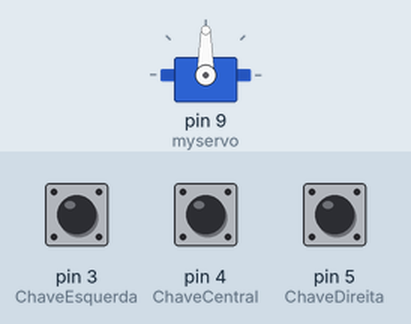
The sketch below on a simulated Arduino Uno, built with avr-gcc and run on an emulated ATmega328P. On the bench: servo. The inputs (shaded band) are chosen by the test bench; at power-on: pin 3 (ChaveEsquerda) HIGH, pin 5 (ChaveDireita) HIGH, pin 4 (ChaveCentral) HIGH.

Above: at 1.2 s.
1.3 s: pin 3 (ChaveEsquerda) pulled LOW for 0.15 s
At 2.0 s:
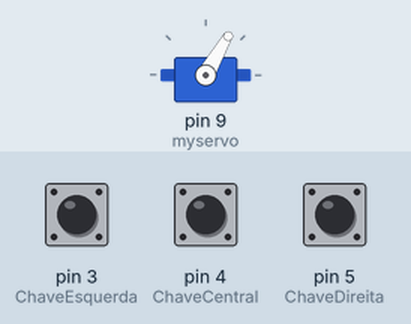
2.9 s: pin 5 (ChaveDireita) pulled LOW for 0.15 s
At 3.2 s:
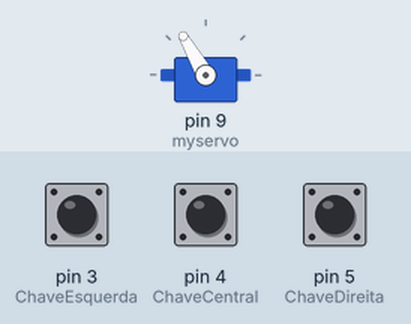
4.5 s: pin 3 (ChaveEsquerda) pulled LOW for 1 s
At 5.7 s:
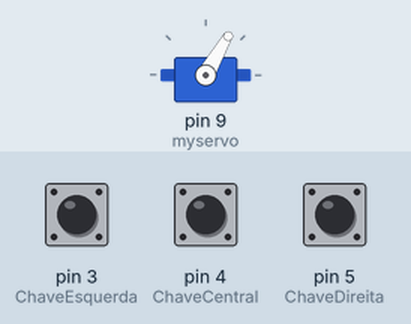
7.0 s: pin 4 (ChaveCentral) pulled LOW for 0.15 s
At 7.6 s:
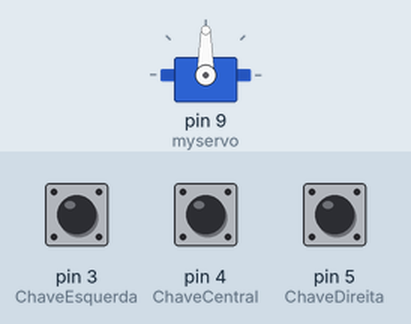
Timing chart, 0 to 9.6 s (numbered marks = the images above; inputs shaded):
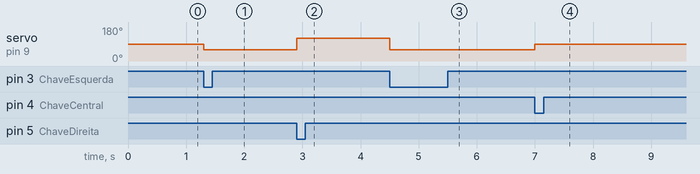

The sketch:

Servo_Motor__Chave_.ino
```cpp
// Programa : Controlando o servo com 3 chaves
// Autor: Arduino e Cia

#include <Servo.h>

Servo myservo;

int val;
int ChaveEsquerda=3; //Pino a ser ligado na chave esquerda
int ChaveCentral=4;  //Pino a ser ligado na chave central
int ChaveDireita=5;  //Pino a ser ligado na chave direita

void setup()
{
  // Pino de dados do servo conectado ao pino 9 do Arduino
  myservo.attach(9);
  //Define o pino como entrada
  pinMode(ChaveEsquerda, INPUT);
  //Aciona o resistor pull-up interno
  digitalWrite(ChaveEsquerda, HIGH);
  pinMode(ChaveCentral, INPUT);
  digitalWrite(ChaveCentral, HIGH);
  pinMode(ChaveDireita, INPUT);
  digitalWrite(ChaveDireita, HIGH);
}

void loop()
{
 //Le o valor da Chave Esquerda (On/Off)
 val=digitalRead(ChaveEsquerda);
   //Caso a chave seja pressionada, movimenta o servo
   if(val!=1)
    {
       myservo.write(60);  //Move o servo para o angulo de 60 graus
       delay(15);          //Delay para o servo atingir a posiçao
    }

 val=digitalRead(ChaveCentral);
   if(val!=1)
    {
       myservo.write(90);  //Move o servo para o angulo de 90 graus
       delay(15);
    }

 val=digitalRead(ChaveDireita);
   if(val!=1)
    {
       myservo.write(120);  //Move o servo para o angulo de 120 graus
       delay(15);
    }
}
```

Measured:
- after the input at 1.3 s, servo on pin 9 (myservo): 90° → 60° at once
- after the input at 2.9 s, servo on pin 9 (myservo): 60° → 120° at once
- after the input at 4.5 s, servo on pin 9 (myservo): 120° → 60° at once
- after the input at 7.0 s, servo on pin 9 (myservo): 60° → 90° at once
